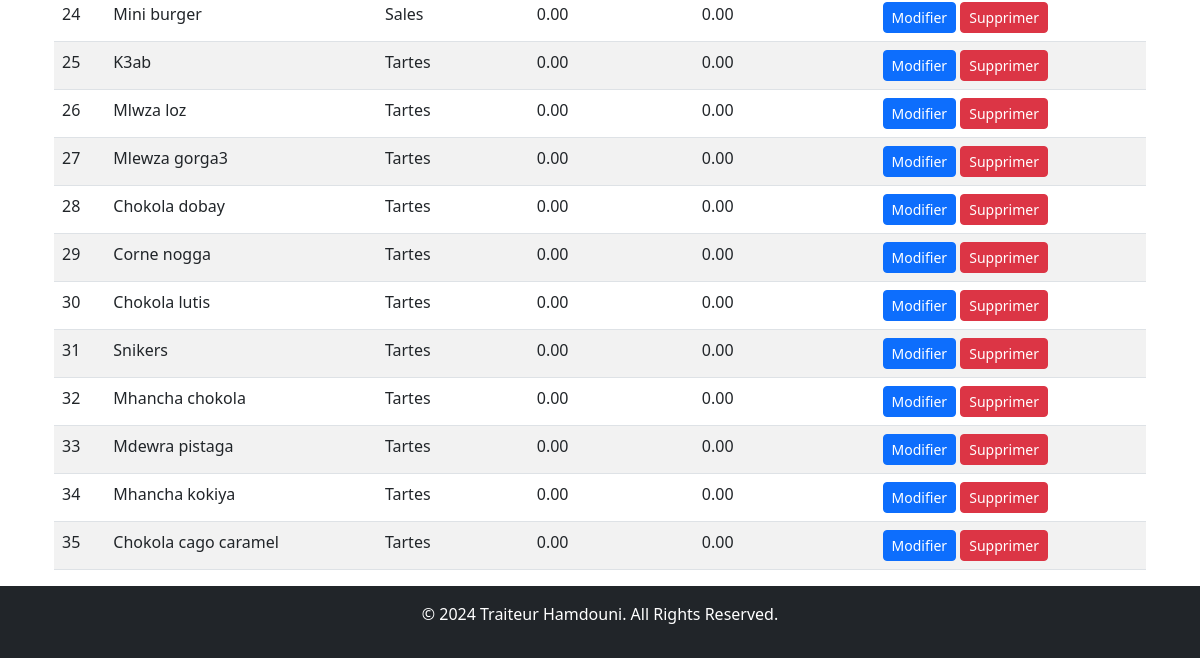
Page /products/ (signed in, lower part) on the earlier database version.
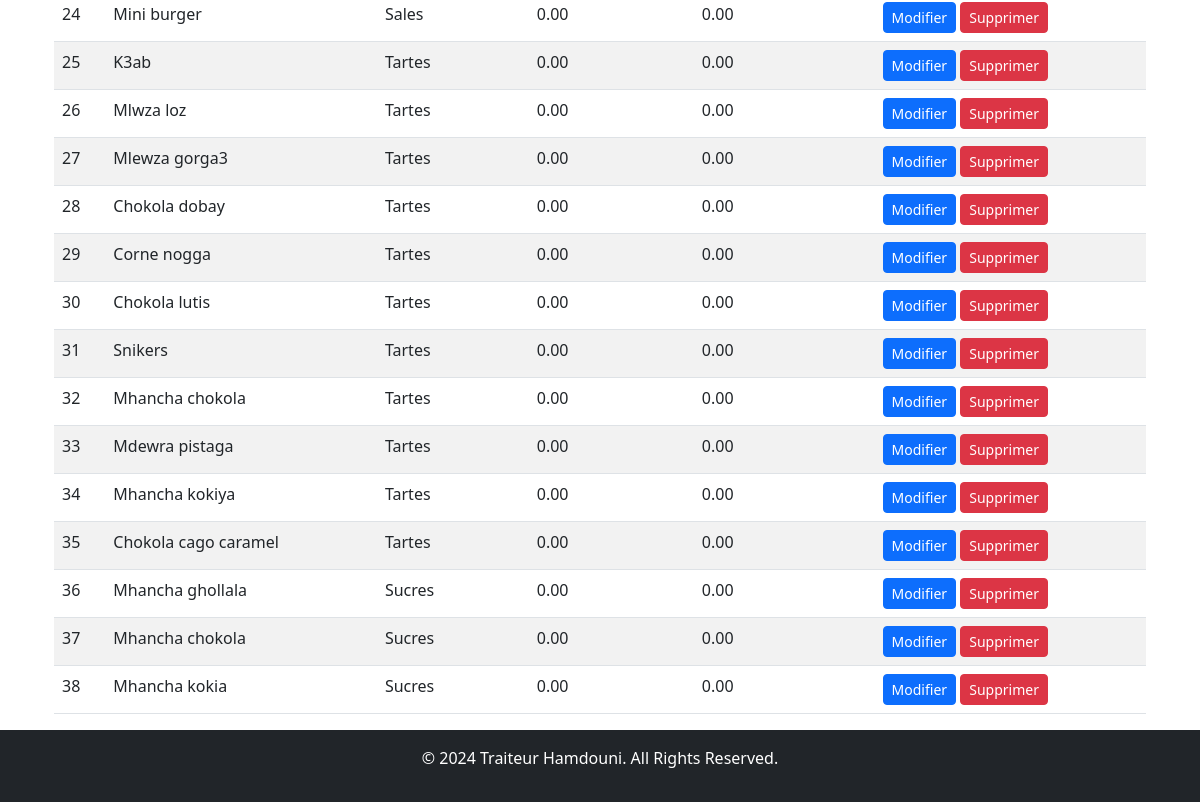
Same page on the later database version.
### products/models.py (models this page shows, shortened)
class Product(models.Model):
    PRODUCT_TYPES = [
        ('sweet', 'Sucres'),
        ('salted', 'Sales'),
        ('cake', 'Tartes'),
        ('soire', 'Petit Soiree'),
    ]
    name = models.CharField(max_length=255, verbose_name="Product Name")
    type = models.CharField(max_length=50, choices=PRODUCT_TYPES, verbose_name="Product Type")
    purchase_price = models.DecimalField(max_digits=10, decimal_places=2, verbose_name="Purchase Price")
    selling_price = models.DecimalField(max_digits=10, decimal_places=2, verbose_name="Selling Price")

### products/views.py (the view)
# urls.py: path('', product_list, name='product_list'),  # List all products
def product_list(request):
    products = Product.objects.all()
    return render(request, "products/product_list.html", {"products": products})

### products/templates/products/product_list.html (shortened to what this page needs)
{% extends 'base.html' %}
{% block content %}
<div class="container mt-4">
    <table class="table table-striped">
        <tbody>
            {% for product in products %}
            <tr>
                <td>{{ forloop.counter }}</td>
                <td>{{ product.name }}</td>
                <td>{{ product.get_type_display }}</td>
                <td>{{ product.purchase_price }}</td>
                <td>{{ product.selling_price }}</td>
                <td>
                    <a href="{% url 'products:edit_product' product.id %}" class="btn btn-sm btn-primary">Modifier</a>
                    <form method="post" action="{% url 'products:delete_product' product.id %}" style="display:inline;">
                        <button type="submit" class="btn btn-sm btn-danger">Supprimer</button>
                    </form>
                </td>
            </tr>
            {% empty %}
            <tr>
                <td colspan="6" class="text-center">Aucun produit Trouve.</td>
            </tr>
            {% endfor %}
        </tbody>
    </table>
</div>
{% endblock %}

Differences in the rows shown:
added Product: name "Mhancha ghollala", type "Sucres", purchase_price "0.00", selling_price "0.00"
added Product: name "Mhancha chokola", type "Sucres", purchase_price "0.00", selling_price "0.00"
added Product: name "Mhancha kokia", type "Sucres", purchase_price "0.00", selling_price "0.00"
